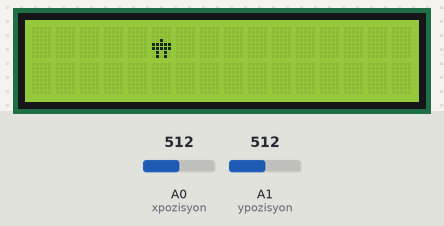
This sketch was run on a simulated Arduino Uno, built with avr-gcc and run on an emulated ATmega328P. Parts: 16×2 character LCD. The inputs (shaded band) are chosen by the test bench; at power-on: A1 (ypozisyon) = 512, A0 (xpozisyon) = 512.

Above: at 1.2 s.
1.3 s: A1 (ypozisyon) set to 267
2.8 s: A1 (ypozisyon) set to 236
5.3 s: A0 (xpozisyon) set to 40
At 7.3 s:
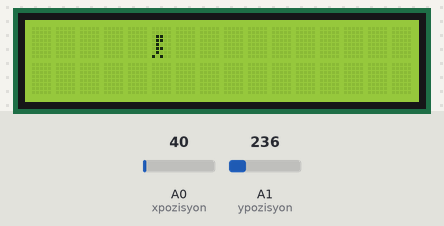
8.3 s: A0 (xpozisyon) set to 610
At 11.2 s:
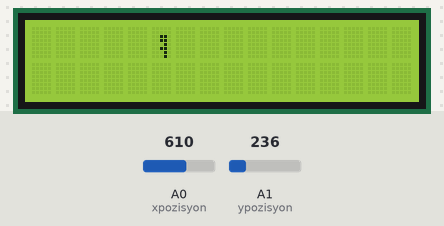
11.3 s: A0 (xpozisyon) set to 1010
Timing chart, 0 to 14.3 s (numbered marks = the images above; inputs shaded):
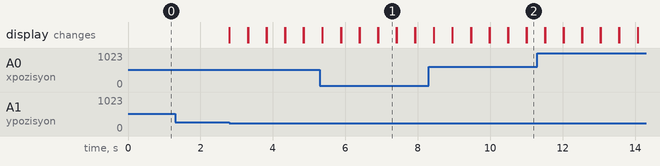

The sketch:

gta_LCD.ino
```cpp
#include <LiquidCrystal.h>
const int rs = 7, en = 6, d4 = 13, d5 = 12, d6 = 11, d7 = 10;
LiquidCrystal lcd(rs, en, d4, d5, d6, d7);

byte sabit[8] = {
  0b00000,
  0b00000,
  0b00000,
  0b00100,
  0b11111,
  0b11111,
  0b01010,
  0b01010
};

byte ilkadim[8] = {
  0b00000,
  0b00000,
  0b00000,
  0b00100,
  0b11111,
  0b11111,
  0b01010,
  0b00010
};

byte sonadim[8] = {
  0b00000,
  0b00000,
  0b00000,
  0b00100,
  0b11111,
  0b11111,
  0b01010,
  0b01000
};

byte sag[8] = {
  0b00000,
  0b00000,
  0b01100,
  0b01100,
  0b01000,
  0b01100,
  0b01000,
  0b01000
};

  byte sagileri[8] = {
  0b00000,
  0b00000,
  0b01100,
  0b01100,
  0b01000,
  0b01100,
  0b01000,
  0b10100
};

byte sol[8] = {
  0b00000,
  0b00000,
  0b00110,
  0b00110,
  0b00010,
  0b00110,
  0b00010,
  0b00010
};

byte solileri[8] = {
  0b00000,
  0b00000,
  0b00110,
  0b00110,
  0b00010,
  0b00110,
  0b00010,
  0b00101
};

int xpozisyon=A0;
int ypozisyon=A1;

int xyon=0;
int yyon=0;

void setup()
{
  lcd.begin(16, 2);
  lcd.createChar(0, sabit);
  lcd.createChar(1, ilkadim);
  lcd.createChar(2, sonadim);
  lcd.createChar(3, sag);
  lcd.createChar(4, sol);
  lcd.createChar(5, sagileri);
  lcd.createChar(6, solileri);

  pinMode(xpozisyon,INPUT);
  pinMode(ypozisyon,INPUT);
}

void loop()
{
  int xyon= analogRead(xpozisyon);
  int yyon= analogRead(ypozisyon);


  if(yyon>1000 || yyon>1000 && xyon>255 || yyon>1000 && xyon<255) //ileri
     {
      lcd.setCursor(5,0);
      lcd.write(byte(1));
      delay(500);
      lcd.clear();
      delay(10);
      lcd.setCursor(5,0);
      lcd.write((byte)2);
      delay(500);
      lcd.clear();
      delay(10);
     }
     else
     {
      lcd.setCursor(5,0);
  lcd.write(byte(0));  //sabit
     }

      if(yyon<250) //geri
           {
            lcd.setCursor(5,0);
            lcd.write(byte(1));
            delay(500);
            lcd.clear();
            delay(10);
            lcd.setCursor(5,0);
            lcd.write((byte)2);
            delay(500);
            lcd.clear();
            delay(10);
           }
           else
           {
            lcd.setCursor(5,0);
        lcd.write(byte(0));
            }

            if(xyon<450 && xyon>50) //sağ sabit
           {
            lcd.setCursor(5,0);
            lcd.write(byte(3));
            delay(500);
            lcd.clear();

           }
           else
           {
            lcd.setCursor(5,0);
        lcd.write(byte(0));
            }

          if(xyon<50)    // sağ ileri
           {
            lcd.setCursor(5,0);
            lcd.write(byte(5));
            delay(500);
            lcd.clear();
            delay(10);
            lcd.setCursor(5,0);
            lcd.write((byte)3);
            delay(500);
            lcd.clear();
            delay(10);
           }
           else
           {
            lcd.setCursor(5,0);
            lcd.write(byte(0));
            }

            if(xyon>600 && xyon<900) //sol sabit
           {
            lcd.setCursor(5,0);
            lcd.write(byte(4));
            delay(500);
            lcd.clear();

           }
           else
           {
            lcd.setCursor(5,0);
        lcd.write(byte(0));
            }

          if(xyon>900)   //sol ileri
           {
            lcd.setCursor(5,0);
            lcd.write(byte(6));
            delay(500);
            lcd.clear();
            delay(10);
            lcd.setCursor(5,0);
            lcd.write((byte)4);
            delay(500);
            lcd.clear();
            delay(10);
           }
           else
           {
            lcd.setCursor(5,0);
            lcd.write(byte(0));
            }

}
```

Measured:
- after the input at 1.3 s, every drawn part: stays the same
- after the input at 5.3 s, the display: first differs from a run without the input after 1.6 s (image 1)
- after the input at 8.3 s, the display: first differs from a run without the input after 2.7 s (image 2)
- what the display in image 1 shows lasts 0.5 s, from 6.9 s to 7.4 s
